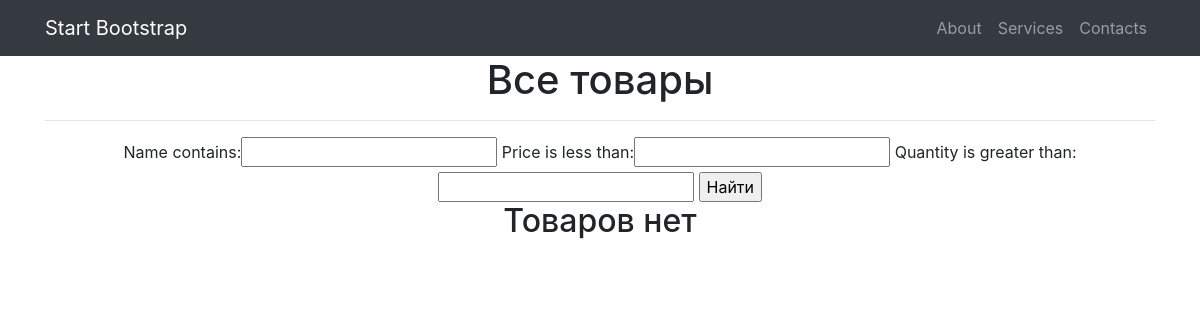
Before: /products/ with the older database file.
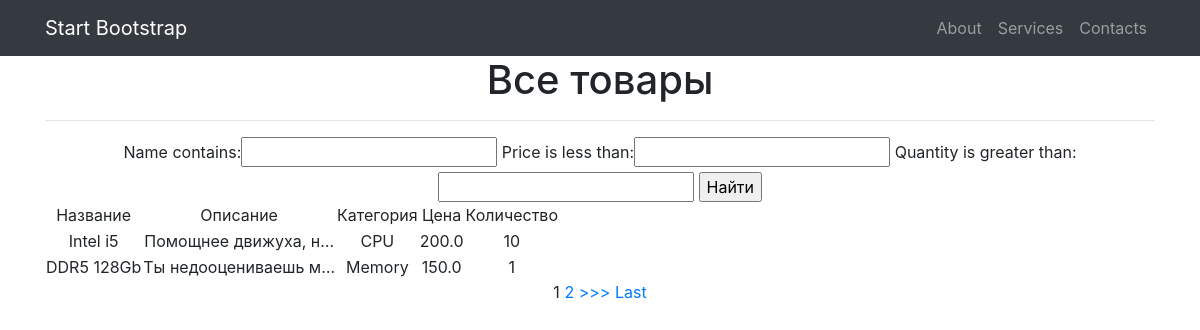
After: the same page with the newer database file.
### simpleapp/models.py (models this page shows, shortened)
class Product(models.Model):
    name = models.CharField(max_length=200,unique=True)
    description = models.TextField()
    price = models.FloatField(validators=[MinValueValidator(0.0)])
    quantity = models.IntegerField(validators=[MinValueValidator(0)])
    category = models.ForeignKey(to='Category', on_delete=models.CASCADE, related_name='products')

class Category(models.Model):
    name = models.CharField(max_length=200, unique=True)  # названия категорий тоже не должны повторяться

### simpleapp/views.py (the view)
# urls.py: path('', Products.as_view()),
class Products(ListView):
    model = Product
    template_name = 'product_list.html'
    context_object_name = 'products'
    ordering = ['-price']
    paginate_by = 2 # поставим постраничный вывод в один элемент
    def get_context_data(self, **kwargs):
        context = super().get_context_data(**kwargs)
        context['filter'] = ProductFilter(self.request.GET, queryset=self.get_queryset())
        return context

### simpleapp/templates/simpleapp/product_list.html (shortened to what this page needs)
{% extends 'flatpages/default.html' %}
{% load custom_filters %}
{% block content %}
    <h1>Все товары</h1>
    <hr>
    <form method="GET">
        {{filter.form}}
        <input type="submit" value="Найти">
    </form>
    {% if products %}
        <table>
            <tr>
                <td>Название</td>
                <td>Описание</td>
                <td>Категория</td>
                <td>Цена</td>
                <td>Количество</td>
            </tr>
            {% for product in products %}
            <tr>
                <td>{{product.name}}</td>
                <td>{{product.description|truncatechars:20}}</td>
                <td>{{product.category.name}}</td>
                <td>{{product.price}}</td>
                <td>{{product.quantity}}</td>
            </tr>
            {% endfor %}
        </table>
{% if is_paginated %}
    {% for num in page_obj.paginator.page_range %}
        {% if page_obj.number == num %}
            <a>{{ num }}</a>
        {% elif num > page_obj.number|add:'-3' and num < page_obj.number|add:'3' %}
            <a href="?page={{ num }}">{{ num }}</a>
        {% endif %}
    {% endfor %}
    {% if page_obj.has_next %}
        <a href="?page={{ page_obj.next_page_number }}">>>></a>
        <a href="?page={{ page_obj.paginator.num_pages }}">Last</a>
    {% endif %}
{% endif %}
    {% else %}
        <h2>Товаров нет</h2>
    {% endif %}
{% endblock content %}

### templates/flatpages/default.html (shortened to what this page needs)
{% load static %}
<!DOCTYPE html>
<html lang="en">
<head>
  <link href="{%static 'vendor/bootstrap/css/bootstrap.min.css' %}" rel="stylesheet">
</head>
<body>
  <nav class="navbar navbar-expand-lg navbar-dark bg-dark static-top">
    <div class="container">
      <a class="navbar-brand" href="#">Start Bootstrap</a>
      <div class="collapse navbar-collapse" id="navbarResponsive">
        <ul class="navbar-nav ml-auto">
          <li class="nav-item">
            <a class="nav-link" href="/about">About</a>
          </li>
          <li class="nav-item">
            <a class="nav-link" href="/services">Services</a>
          </li>
          <li class="nav-item">
            <a class="nav-link" href="/contacts">Contacts</a>
          </li>
        </ul>
      </div>
    </div>
  </nav>
  <div class="container">
    <div class="row">
      <div class="col-lg-12 text-center">
       {% block content %}{% endblock content %}
      </div>
    </div>
  </div>
</body>
</html>

Changed rows visible on the page:
added Product: name "Intel i5", description "Помощнее движуха, н…", category.name "CPU", price "200.0", quantity "10"
added Product: name "DDR5 128Gb", description "Ты недооцениваешь м…", category.name "Memory", price "150.0", quantity "1"
Other visible differences:
text no longer shown: "Товаров нет"
text now shown: "Название Описание Категория Цена Количество >>> Last"
new list line: "1"
new list line: "2"
